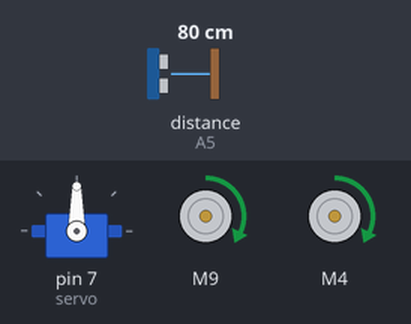
The sketch below on a simulated Arduino Nano, built with avr-gcc and run on an emulated ATmega328P. On the bench: servo, 2 × DC motor (green arrow = forward, orange = backward, longer = faster). Inputs (shaded band) come from the test bench; at power-on: distance to the obstacle (sensor on A5) 80 cm. The echo pulse lasts 58.3 µs per cm.

Above: at 1.2 s.
1.3 s: distance to the obstacle (sensor on A5) set to 34 cm
2.8 s: distance to the obstacle (sensor on A5) set to 28 cm
At 3.4 s:
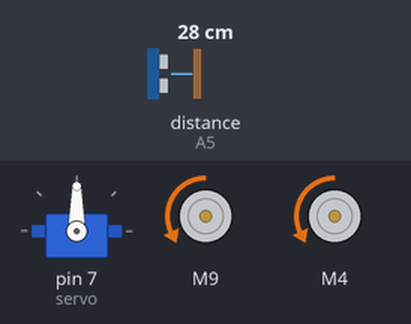
5.8 s: distance to the obstacle (sensor on A5) set to 35 cm
8.8 s: distance to the obstacle (sensor on A5) set to 2 cm
At 9.93 s:
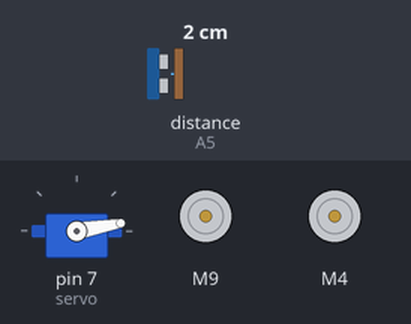
11.8 s: distance to the obstacle (sensor on A5) set to 60 cm
At 13.29 s:
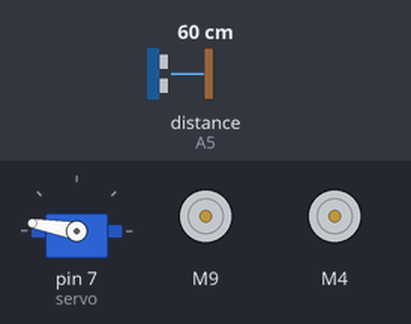
Timing chart, 0 to 15.6 s (numbered marks = the images above; inputs shaded):
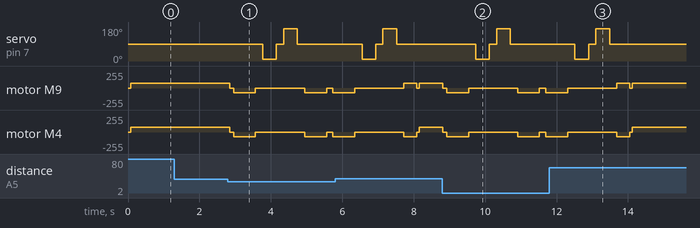

Measured:
- the behaviour switches between 31 and 30 cm on distance to the obstacle (sensor on A5) (found by bisection; images 0 and 1)
- after the input at 1.3 s, every drawn part: stays the same
- after the input at 2.8 s, servo on pin 7 (servo): 90° → 10° after 0.97 s, → 90° 0.38 s later, → 170° 0.20 s later, → 90° 0.38 s later; motor M9, motor M4: goes stopped 0.10 s, backward 70/255 0.61 s, stopped 1.4 s, backward 70/255 0.61 s, stopped 0.18 s, then backward 70/255, starting after 0.05 s
- after the input at 8.8 s, servo on pin 7 (servo): 90° → 10° after 0.94 s, → 90° 0.38 s later, → 170° 0.20 s later, → 90° 0.38 s later; motor M9, motor M4: goes stopped 0.10 s, backward 70/255 0.61 s, stopped 1.4 s, backward 70/255 0.61 s, stopped 0.17 s, then backward 70/255, starting at once
- after the input at 11.8 s, servo on pin 7 (servo): goes on until 13.5 s, then stays 90°

The sketch:

SimpleAutonomousRobot.ino
```cpp
// Esse é o código do robô
// certifique-se de incluir as Bibliotecas do NewPing e do Servo antes de fazer o upload. Caso contrário, ele mostrará erro
// Controle 2 motores DC usando Ponte H L298N

/*
                      +-----+
         +------------| USB |------------+
         |            +-----+            |
    B5   | [ ]D13/SCK        MISO/D12[ ] |   B4
         | [ ]3.3V           MOSI/D11[H]~|   B3
         | [ ]V.ref     ___    SS/D10[H]~|   B2
    C0   | [ ]A0       / N \       D9[H]~|   B1
    C1   | [ ]A1      /  A  \      D8[ ] |   B0
    C2   | [ ]A2      \  N  /      D7[S] |   D7
    C3   | [ ]A3       \_0_/       D6[ ]~|   D6
    C4   | [D]A4/SDA               D5[ ]~|   D5
    C5   | [D]A5/SCL               D4[H] |   D4
         | [ ]A6              INT1/D3[H]~|   D3
         | [ ]A7              INT0/D2[H] |   D2
         | [ ]5V                  GND[ ] |
    C6   | [ ]RST                 RST[ ] |   C6
         | [ ]GND   5V MOSI GND   TX1[ ] |   D0
         | [ ]Vin   [ ] [ ] [ ]   RX1[ ] |   D1
         |          [ ] [ ] [ ]          |
         |          MISO SCK RST         |
         | NANO-V3                       |
         +-------------------------------+

         http://busyducks.com/ascii-art-arduinos
*/

#include <NewPing.h>
#include <Servo.h>
#include <SoftwareSerial.h>
#include <L298N.h>

//====================
// [D] Distance Sensor
//====================
#define TRIG_PIN A4
#define ECHO_PIN A5
#define MIN_DISTANCE 30
#define MAX_DISTANCE 200
NewPing sonar(TRIG_PIN, ECHO_PIN, MAX_DISTANCE);

//==================================================
// [S] pino de controle do servo conectado ao pino 7
//==================================================
#define servo 7
Servo myservo;

//=============
// [H] H-Bridge
//=============
//Definicoes pinos Arduino ligados a entrada da Ponte H
//Motor A
#define ENA 11
#define IN1 9
#define IN2 10

//Motor B
#define ENB 3
#define IN3 4
#define IN4 2

//========================
//create a motor instances
//========================
L298N motorA(ENA, IN1, IN2);
L298N motorB(ENB, IN3, IN4);

boolean goesForward = false;
int distance = 100;
int speedSet = 0;

void setup()
{
  //================
  // [S] Servo Motor
  //================
  myservo.attach(servo);
  myservo.write(90);

  //===============================
  //Define a velocidade dos motores
  //===============================
  motorA.setSpeed(70);
  motorB.setSpeed(70);

  distance = readPing();
}

void loop()
{
  int distanceR = 0;
  int distanceL =  0;

  if (distance <= MIN_DISTANCE)
  {
    moveStop();
    pausa(100);

    moveBackward();
    pausa(600);

    moveStop();
    pausa(200);

    distanceR = lookSide(10);
    pausa(200);

    distanceL = lookSide(170);
    pausa(200);

    if (distanceR >= distanceL && distanceR > MIN_DISTANCE)
    {
      turnRight();
      moveStop();
    }
    else if (distanceL > MIN_DISTANCE)
    {
      turnLeft();
      moveStop();
    }
    else
    {
      moveBackward();
      pausa(600);
      moveStop();
    }
  }
  else
  {
    moveForward();
  }

  distance = readPing();
}

// Olha para o Lado
int lookSide(int angulo)
{
  myservo.write(angulo);

  int distance = readPing();
  pausa(300);

  //Retorna Servo para posição inicial
  myservo.write(90);

  return distance;
}

int readPing()
{
  pausa(70);
  int cm = sonar.ping_cm();
  return cm;
}

void pausa(unsigned int milisegundos)
{
  volatile unsigned long compara = 0;
  volatile int contador = 0;
  do
  {
    if (compara != millis())
    {
      contador++;
      compara = millis();
    }
  } while (contador <= milisegundos);
  return;
}

void moveStop()
{
  //Move Stop
  motorA.stop();
  motorB.stop();
}

void moveForward()
{
  // Move Forward
  motorA.forward();
  motorB.forward();
}

void moveBackward()
{
  //Move Backward
  motorA.backward();
  motorB.backward();
}

void turnRight()
{
  //Move Right
  motorA.forward();
  motorB.backward();

  pausa(350);
  moveForward();
}

void turnLeft()
{
  //Move Left
  motorA.backward();
  motorB.forward();

  pausa(350);
  moveForward();
}
```
